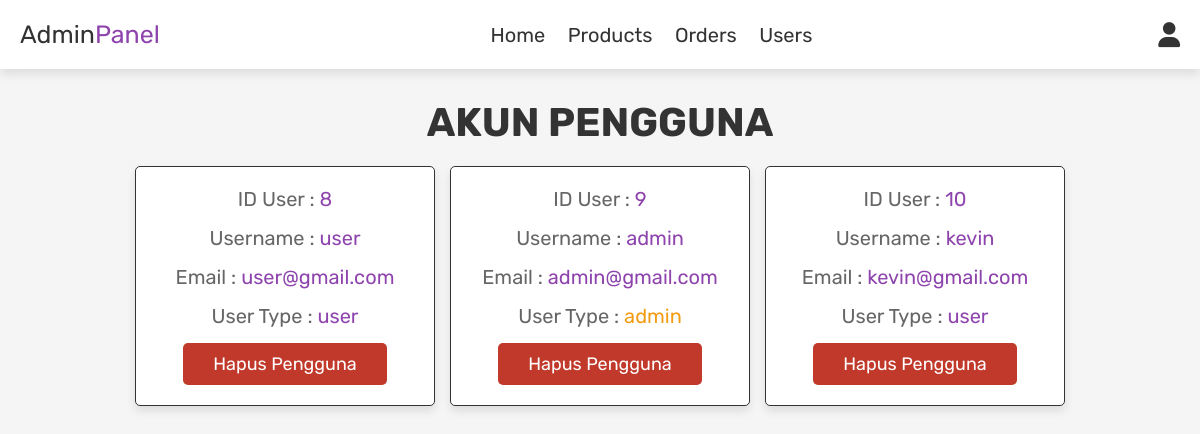
Page /admin_users.php (signed in) on the committed database.
### tables this page shows
CREATE TABLE `users` (
  `id` int(100) NOT NULL,
  `name` varchar(100) NOT NULL,
  `email` varchar(100) NOT NULL,
  `password` varchar(100) NOT NULL,
  `user_type` varchar(20) NOT NULL DEFAULT 'user'
);

### admin_users.php (the view, shortened to what this page needs)
<?php
include 'config.php';
?>
<!DOCTYPE html>
<html lang="en">
<head>
   <link rel="stylesheet" href="https://cdnjs.cloudflare.com/ajax/libs/font-awesome/6.0.0/css/all.min.css">
   <link rel="stylesheet" href="css/admin_style.css">
</head>
<body>
<?php include 'admin_header.php'; ?>
<section class="users">
   <h1 class="title"> Akun Pengguna </h1>
   <div class="box-container">
      <?php
         $select_users = mysqli_query($conn, "SELECT * FROM `users`") or die('query failed');
         while($fetch_users = mysqli_fetch_assoc($select_users)){
      ?>
      <div class="box">
         <p> ID User   : <span><?php echo $fetch_users['id']; ?></span> </p>
         <p> Username  : <span><?php echo $fetch_users['name']; ?></span> </p>
         <p> Email     : <span><?php echo $fetch_users['email']; ?></span> </p>
         <p> User Type : <span style="color:<?php if($fetch_users['user_type'] == 'admin'){ echo 'var(--orange)'; } ?>"><?php echo $fetch_users['user_type']; ?></span> </p>
         <a href="admin_users.php?delete=<?php echo $fetch_users['id']; ?>" onclick="return confirm('Hapus pengguna ini?');" class="delete-btn">Hapus pengguna</a>
      </div>
      <?php
         };
      ?>
   </div>
</section>
</body>
</html>

### css/admin_style.css (style rules this page uses)
:root { --purple:#8e44ad; --red:#c0392b; --orange:#f39c12; --black:#333; --white:#fff; --light-color:#666; --light-white:#ccc; --light-bg:#f5f5f5; --border:.1rem solid var(--black); --box-shadow:0 .5rem 1rem rgba(0,0,0,.1); }
* { font-family: 'Rubik', sans-serif; margin:0; padding:0; box-sizing: border-box; outline: none; border:none; text-decoration: none; transition:all .2s linear; }
html { font-size: 62.5%; overflow-x: hidden; }
body { background-color: var(--light-bg); }
section { padding:3rem 2rem; }
.title { text-align: center; margin-bottom: 2rem; text-transform: uppercase; color:var(--black); font-size: 4rem; }
.btn, .option-btn, .delete-btn, .white-btn { display: inline-block; margin-top: 1rem; padding:1rem 3rem; cursor: pointer; color:var(--white); font-size: 1.8rem; border-radius: .5rem; text-transform: capitalize; }
.delete-btn { background-color: var(--red); }
.users .box-container { display: grid; grid-template-columns: repeat(auto-fit, 30rem); justify-content: center; gap:1.5rem; max-width: 1200px; margin:0 auto; align-items: flex-start; }
.users .box-container .box { background-color: var(--white); padding:2rem; border:var(--border); box-shadow: var(--box-shadow); border-radius: .5rem; text-align: center; }
.users .box-container .box p { padding-bottom: 1.5rem; font-size: 2rem; color:var(--light-color); }
.users .box-container .box p span { color:var(--purple); }
.users .box-container .box .delete-btn { margin-top: 0; }

### rows in the picture
users: id "8", name "user", email "user@gmail.com", user_type "user"
users: id "9", name "admin", email "admin@gmail.com", user_type "admin"
users: id "10", name "kevin", email "kevin@gmail.com", user_type "user"
